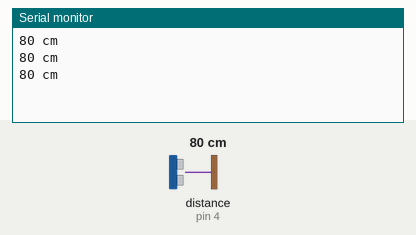
Recording of a sketch running on a simulated Arduino Uno, built with avr-gcc and run on an emulated ATmega328P. Shown: the last lines printed to the serial monitor. Wiring (inferred from the names in the program): ultrasonic range finder: trigger pin 3; echo pin 4. The test bench sets the inputs (shaded band); at power-on: distance to the obstacle (sensor on pin 4) 80 cm. The echo pulse lasts 58.3 µs per cm.

Above: at 1.4 s.
1.5 s: distance to the obstacle (sensor on pin 4) set to 2 cm
At 2.1 s:
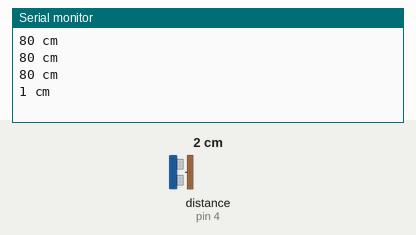
3.0 s: distance to the obstacle (sensor on pin 4) set to 4 cm
At 3.6 s:
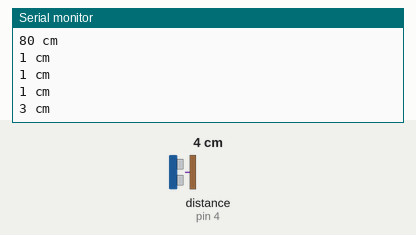
Timing chart, 0 to 6.0 s (numbered marks = the images above; inputs shaded):
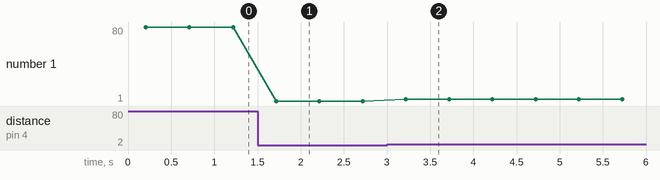

The sketch:

test_ultrason.ino
```cpp
int pin_echo=4;
int pin_trig=3;


void setup() {
  Serial.begin(9600);
  pinMode(pin_trig, OUTPUT);
  pinMode(pin_echo, INPUT);
  digitalWrite(pin_trig, LOW);
  delay(200);
}

void loop() {
  Serial.print(distance());
  Serial.println(" cm");
  delay(500);
}

long distance(){
  long duration;
  digitalWrite(pin_trig, HIGH);
  delayMicroseconds(10);
  digitalWrite(pin_trig, LOW);
  duration = pulseIn(pin_echo, HIGH)+10;
  return (duration/2) / 29.1;
}
```

Measured:
- after the input at 1.5 s, the serial monitor: prints a new line after 0.22 s (image 1)
- after the input at 3.0 s, the serial monitor: prints a new line after 0.22 s (image 2)
- plotted number 1: 80 → 1 after the input at 1.5 s, 1 → 3 after the input at 3.0 s
